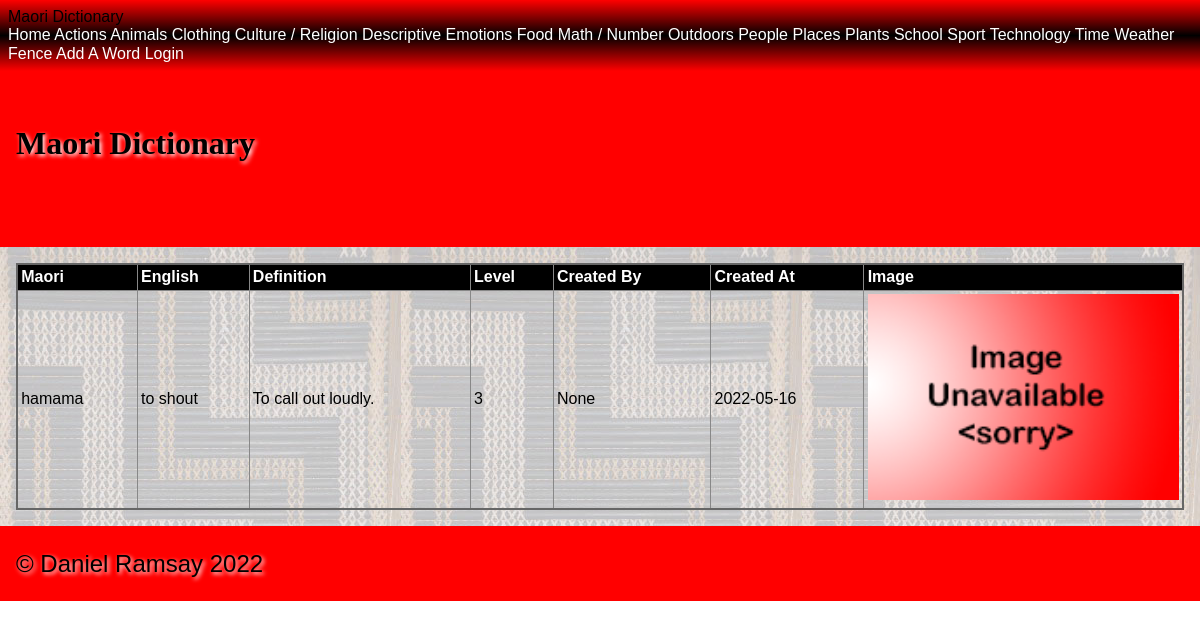
The app's page /category/actions/hamama with its own data.
### tables this page shows
CREATE TABLE "maori_words"
(
    id           integer
        primary key autoincrement,
    english_name char(60),
    created_by   char(60),
    created_at   datetime,
    maori_name   char(60),
    category     varchar(60),
    level        integer
, definition varchar(120), image_filename varchar(120));

### app.py (the view, shortened to what this page needs)
@app.route('/category/<category_name>/<maori_word>', methods=['GET', 'POST'])
def site_word(category_name, maori_word):
    query = "SELECT maori_name, english_name, definition, level, created_by, created_at, image_filename, id \
            FROM maori_words WHERE maori_name = ?"
    con = create_connection(DATABASE)
    cur = con.cursor()
    cur.execute(query, (maori_word,))
    maori_names = cur.fetchall()
    con.close()
    print(maori_names)
    return render_template("word.html", logged_in=is_logged_in(), categories=get_categories(), category_name=category_name, maori_names=maori_names, is_a_teacher=is_a_teacher())

### app.py (called while the page is built)
def create_connection(db_file):
    try:
        connection = sqlite3.connect(db_file)
        return connection
    except Error as e:
        print(e)
    return None

def is_logged_in():
    if session.get("email") is None:
        print("not logged in")
        return False
    else:
        print("logged in")
        return True

def is_a_teacher():
    print('running')
    if session.get("type") == 'teacher':
        print("is teacher")
        return True
    else:
        print("is not teacher")
        return False

def get_categories():
    query = "SELECT distinct lower(category) FROM maori_words"
    con = create_connection(DATABASE)
    cur = con.cursor()
    cur.execute(query)
    category_list = cur.fetchall()
    con.close()
    return category_list

### templates/word.html (shortened to what this page needs)
{% extends 'base.html' %}
{% block main %}
<table>
    <tr>
        <th>Maori</th>
        <th>English</th>
        <th>Definition</th>
        <th>Level</th>
        <th>Created By</th>
        <th>Created At</th>
        <th>Image</th>
    </tr>
    <tr>
        <td>{{ maori_names[0][0] }}</td>
        <td>{{ maori_names[0][1] }}</td>
        <td>{{ maori_names[0][2] }}</td>
        <td>{{ maori_names[0][3] }}</td>
        <td>{{ maori_names[0][4] }}</td>
        <td>{{ maori_names[0][5] }}</td>
        {% if maori_names[0][6] %}
            <td><img src='/static/images/{{maori_names[6]}}'></td>
        {% else %}
            <td><img src='/static/images/noimage.png'></td>
        {% endif %}
    </tr>
</table>
{% endblock %}

### static/style.css (style rules this page uses)
* { font-family: Comfortaa, sans-serif; margin: 0; padding: 0; box-sizing: border-box; }
img { width: 100%; }
table { width: 100%; border: 2px solid #666; border-collapse: collapse; }
th, td { border: 1px solid #888; padding: 0.2rem; text-align: left; }
th { background-color: #000; color: #fff; }

### records on screen
maori_words: maori_name "hamama", english_name "to shout", definition "To call out loudly.", level "3", created_at "2022-05-16"

### other values on screen
{{ category[0].title() }} "Actions" "Animals" "Clothing" "Culture / Religion" "Descriptive" "Emotions" "Food" "Math / Number" "Outdoors" "People" "Places" "Plants" "School" "Sport" "Technology" "Time" "Weather" "Fence"
{{ maori_names[0][4] }} "None"
